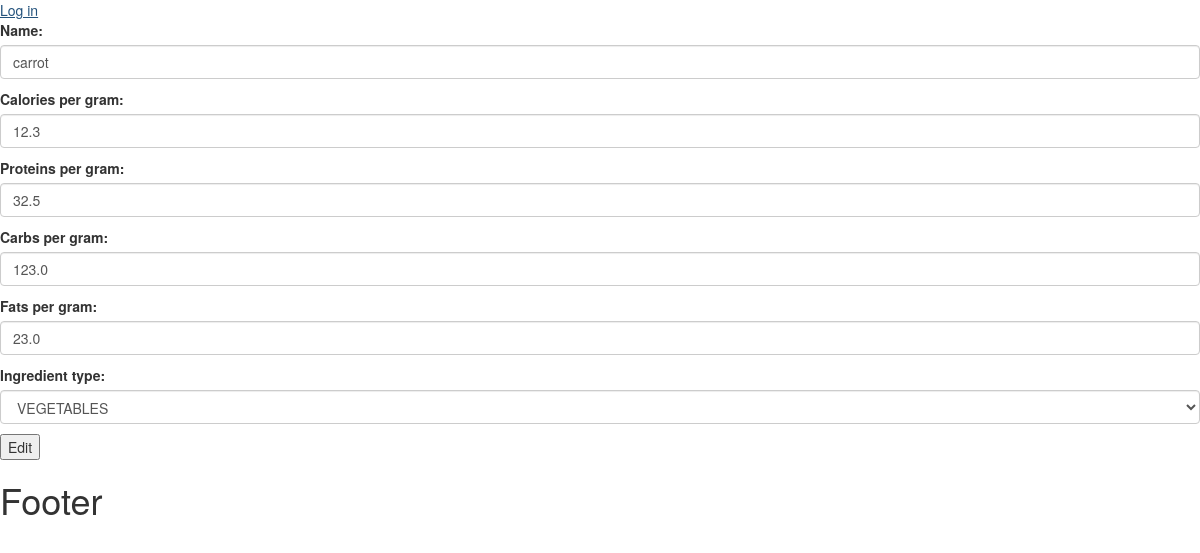
/ingredients/edit_ingredient/1, run on the app's committed database.
### ingredients/models.py (models this page shows, shortened)
class Ingredient(models.Model):
    INGREDIENT_TYPES = [
        ("FRUITS", "FRUITS"),
        ("PROTEIN", "PROTEIN"),
        ("VEGETABLES", "VEGETABLES"),
        ("DAIRY", "DAIRY"),
        ("GRAINS", "GRAINS")]
    name = models.CharField(max_length=100)
    calories_per_gram = models.FloatField()
    proteins_per_gram = models.FloatField()
    carbs_per_gram = models.FloatField()
    fats_per_gram = models.FloatField()
    ingredient_type = models.CharField(max_length=30, choices=INGREDIENT_TYPES)
    user = models.ForeignKey(User, on_delete=models.CASCADE)

### ingredients/views.py (the view, shortened to what this page needs)
# urls.py: path('edit_ingredient/<int:pk>', EditIngredient.as_view(), name ='edit ingredient page')
class EditIngredient(UpdateView, LoginRequiredMixin):
    model = Ingredient
    form_class = IngredientForm
    template_name = 'ingredients/edit_ingredient.html'
    success_url = reverse_lazy('index ingredients page')

### ingredients/form.py
class IngredientForm(forms.ModelForm):
    class Meta:
        model = Ingredient
        fields = ['name', 'calories_per_gram', 'proteins_per_gram', 'carbs_per_gram', 'fats_per_gram', 'ingredient_type']
        exclude = ['user', 'share']
    def __init__(self, *args, **kwargs):
        super(IngredientForm, self).__init__(*args, **kwargs)
        for visible in self.visible_fields():
            visible.field.widget.attrs['class'] = 'form-control'

### templates/ingredients/edit_ingredient.html (shortened to what this page needs)
{% extends 'base.html' %}
{% block main_content %}
    <form action="" method="POST">
        {{ form.as_p }}
        <button>Edit </button>
    </form>
{% endblock  %}

### data on the page
Ingredient: name "carrot", calories_per_gram "12.3", proteins_per_gram "32.5", carbs_per_gram "123.0", fats_per_gram "23.0", ingredient_type "VEGETABLES"
